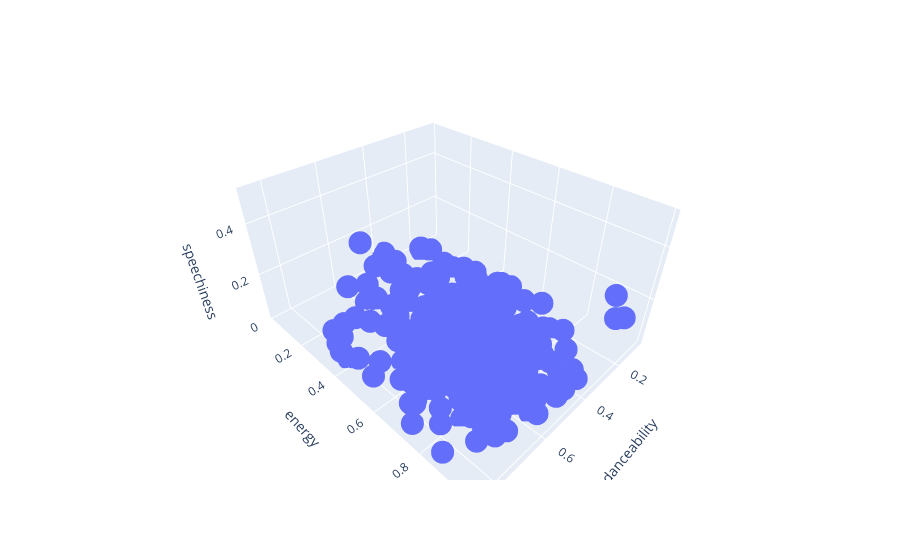

The notebook cell this image was saved under:
### Code cell
fig = px.scatter_3d(master_features_df, x='danceability', y='energy', z='speechiness')
fig.show()

### Figure 1 — Plotly figure (JSON) as saved in the notebook; plotly's stock layout.template omitted (floating-point values rounded to 4 significant figures; data arrays with more than 128 entries replaced by an {"elided": "..."} marker saying what was removed)
{"data": [{"hovertemplate": "danceability=%{x}<br>energy=%{y}<br>speechiness=%{z}<extra></extra>", "legendgroup": "", "marker": {"color": "#636efa", "symbol": "circle"}, "mode": "markers", "name": "", "scene": "scene", "showlegend": false, "type": "scatter3d", "x": {"elided": "319 float values"}, "y": {"elided": "319 float values"}, "z": {"elided": "319 float values"}}], "layout": {"legend": {"tracegroupgap": 0}, "margin": {"t": 60}, "scene": {"domain": {"x": [0, 1], "y": [0, 1]}, "xaxis": {"title": {"text": "danceability"}}, "yaxis": {"title": {"text": "energy"}}, "zaxis": {"title": {"text": "speechiness"}}}}}
